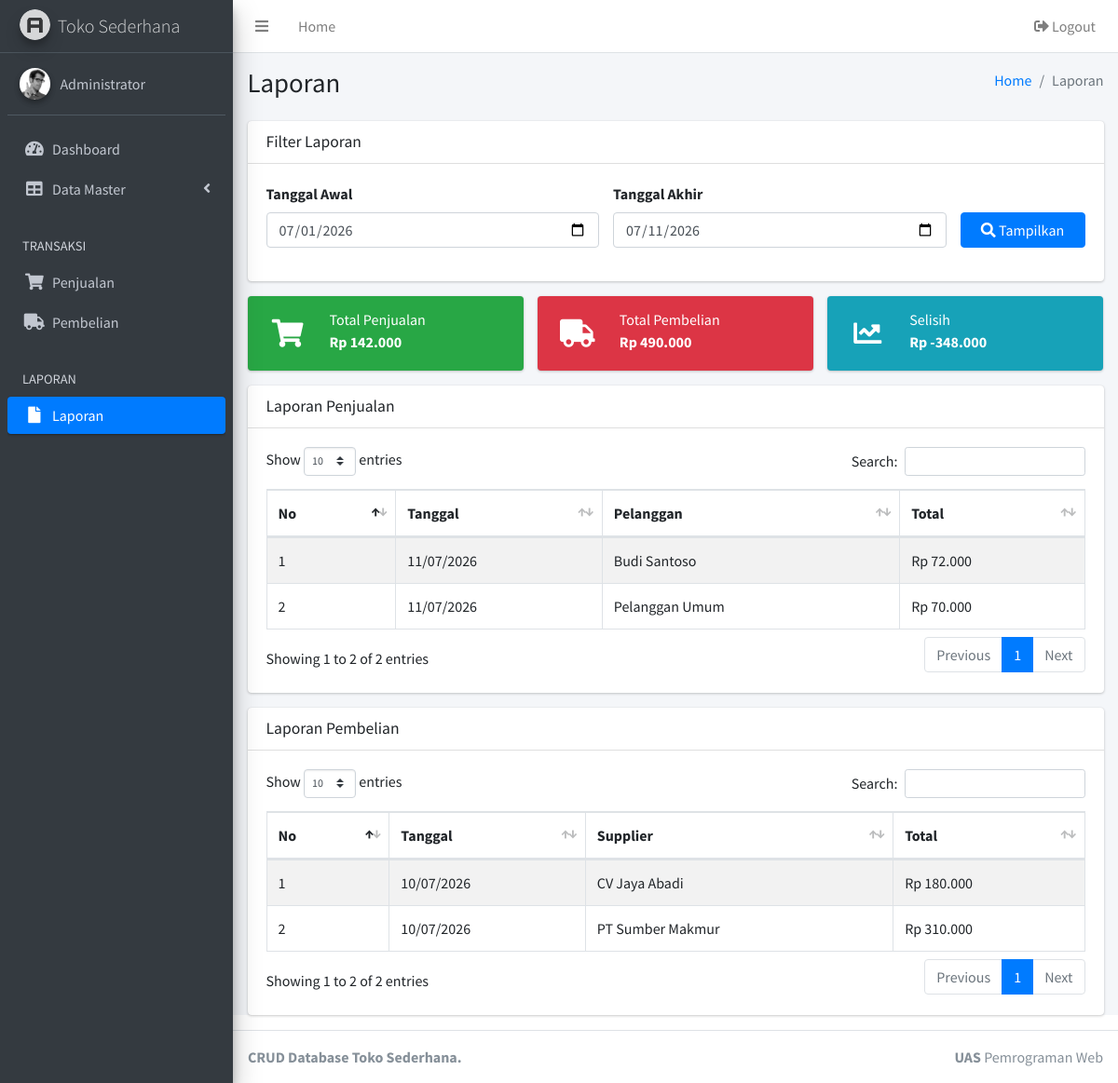
The app's page /laporan.php (signed in) with its own data.
### tables this page shows
CREATE TABLE `penjualan` (
  `id_penjualan` int(11) NOT NULL AUTO_INCREMENT,
  `tanggal` date NOT NULL,
  `id_pelanggan` int(11) DEFAULT NULL,
  `total` decimal(12,2) NOT NULL DEFAULT 0.00,
  PRIMARY KEY (`id_penjualan`),
  KEY `id_pelanggan` (`id_pelanggan`),
  CONSTRAINT `penjualan_ibfk_1` FOREIGN KEY (`id_pelanggan`) REFERENCES `pelanggan` (`id_pelanggan`) ON DELETE SET NULL ON UPDATE CASCADE
);

CREATE TABLE `pelanggan` (
  `id_pelanggan` int(11) NOT NULL AUTO_INCREMENT,
  `nama_pelanggan` varchar(100) NOT NULL,
  `telepon` varchar(20) DEFAULT NULL,
  `alamat` text DEFAULT NULL,
  PRIMARY KEY (`id_pelanggan`)
);

CREATE TABLE `pembelian` (
  `id_pembelian` int(11) NOT NULL AUTO_INCREMENT,
  `tanggal` date NOT NULL,
  `id_supplier` int(11) DEFAULT NULL,
  `total` decimal(12,2) NOT NULL DEFAULT 0.00,
  PRIMARY KEY (`id_pembelian`),
  KEY `id_supplier` (`id_supplier`),
  CONSTRAINT `pembelian_ibfk_1` FOREIGN KEY (`id_supplier`) REFERENCES `supplier` (`id_supplier`) ON DELETE SET NULL ON UPDATE CASCADE
);

CREATE TABLE `supplier` (
  `id_supplier` int(11) NOT NULL AUTO_INCREMENT,
  `nama_supplier` varchar(100) NOT NULL,
  `telepon` varchar(20) DEFAULT NULL,
  `alamat` text DEFAULT NULL,
  PRIMARY KEY (`id_supplier`)
);

### laporan.php (the view, shortened to what this page needs)
<?php
require_once 'app.php';
function valid_date_or_default($value, $default)
{
    $date = DateTime::createFromFormat('Y-m-d', $value);
    return $default;
}
$tanggalAwal = valid_date_or_default(isset($_GET['tanggal_awal']) ? $_GET['tanggal_awal'] : '', date('Y-m-01'));
$tanggalAkhir = valid_date_or_default(isset($_GET['tanggal_akhir']) ? $_GET['tanggal_akhir'] : '', date('Y-m-d'));
$stmt = mysqli_prepare($conn, "SELECT p.*, pl.nama_pelanggan FROM penjualan p LEFT JOIN pelanggan pl ON p.id_pelanggan = pl.id_pelanggan WHERE p.tanggal BETWEEN ? AND ? ORDER BY p.tanggal DESC, p.id_penjualan DESC");
mysqli_stmt_bind_param($stmt, 'ss', $tanggalAwal, $tanggalAkhir);
mysqli_stmt_execute($stmt);
$result = mysqli_stmt_get_result($stmt);
$penjualans = array();
while ($row = mysqli_fetch_assoc($result)) {
    $penjualans[] = $row;
}
$stmt = mysqli_prepare($conn, "SELECT p.*, s.nama_supplier FROM pembelian p LEFT JOIN supplier s ON p.id_supplier = s.id_supplier WHERE p.tanggal BETWEEN ? AND ? ORDER BY p.tanggal DESC, p.id_pembelian DESC");
mysqli_stmt_bind_param($stmt, 'ss', $tanggalAwal, $tanggalAkhir);
mysqli_stmt_execute($stmt);
$result = mysqli_stmt_get_result($stmt);
$pembelians = array();
while ($row = mysqli_fetch_assoc($result)) {
    $pembelians[] = $row;
}
$stmt = mysqli_prepare($conn, 'SELECT COALESCE(SUM(total), 0) AS total FROM penjualan WHERE tanggal BETWEEN ? AND ?');
mysqli_stmt_bind_param($stmt, 'ss', $tanggalAwal, $tanggalAkhir);
mysqli_stmt_execute($stmt);
$totalPenjualan = mysqli_fetch_assoc(mysqli_stmt_get_result($stmt));
$stmt = mysqli_prepare($conn, 'SELECT COALESCE(SUM(total), 0) AS total FROM pembelian WHERE tanggal BETWEEN ? AND ?');
mysqli_stmt_bind_param($stmt, 'ss', $tanggalAwal, $tanggalAkhir);
mysqli_stmt_execute($stmt);
$totalPembelian = mysqli_fetch_assoc(mysqli_stmt_get_result($stmt));
$labaKotor = (float) $totalPenjualan['total'] - (float) $totalPembelian['total'];
?>
<div class="card card-primary">
  <div class="card-header"><h3 class="card-title">Filter Laporan</h3></div>
  <form method="get">
    <div class="card-body">
      <div class="row">
        <div class="col-md-5">
          <div class="form-group"><label>Tanggal Awal</label><input type="date" name="tanggal_awal" class="form-control" value="<?= e($tanggalAwal); ?>"></div>
        </div>
        <div class="col-md-5">
          <div class="form-group"><label>Tanggal Akhir</label><input type="date" name="tanggal_akhir" class="form-control" value="<?= e($tanggalAkhir); ?>"></div>
        </div>
        <div class="col-md-2 d-flex align-items-end">
          <div class="form-group w-100"><button type="submit" class="btn btn-primary btn-block"><i class="fas fa-search"></i> Tampilkan</button></div>
        </div>
      </div>
    </div>
  </form>
</div>
<div class="row">
  <div class="col-md-4">
    <div class="info-box bg-success">
      <span class="info-box-icon"><i class="fas fa-shopping-cart"></i></span>
      <div class="info-box-content"><span class="info-box-text">Total Penjualan</span><span class="info-box-number"><?= rupiah($totalPenjualan['total']); ?></span></div>
    </div>
  </div>
  <div class="col-md-4">
    <div class="info-box bg-danger">
      <span class="info-box-icon"><i class="fas fa-truck"></i></span>
      <div class="info-box-content"><span class="info-box-text">Total Pembelian</span><span class="info-box-number"><?= rupiah($totalPembelian['total']); ?></span></div>
    </div>
  </div>
  <div class="col-md-4">
    <div class="info-box bg-info">
      <span class="info-box-icon"><i class="fas fa-chart-line"></i></span>
      <div class="info-box-content"><span class="info-box-text">Selisih</span><span class="info-box-number"><?= rupiah($labaKotor); ?></span></div>
    </div>
  </div>
</div>
<div class="card">
  <div class="card-header"><h3 class="card-title">Laporan Penjualan</h3></div>
  <div class="card-body table-responsive">
    <table class="table table-bordered table-striped datatable">
      <thead><tr><th>No</th><th>Tanggal</th><th>Pelanggan</th><th>Total</th></tr></thead>
      <tbody>
        <?php $no = 1; foreach ($penjualans as $row): ?>
          <tr><td><?= $no++; ?></td><td><?= tanggal($row['tanggal']); ?></td><td><?= e($row['nama_pelanggan'] ?: 'Umum'); ?></td><td><?= rupiah($row['total']); ?></td></tr>
        <?php endforeach; ?>
      </tbody>
    </table>
  </div>
</div>
<div class="card">
  <div class="card-header"><h3 class="card-title">Laporan Pembelian</h3></div>
  <div class="card-body table-responsive">
    <table class="table table-bordered table-striped datatable">
      <thead><tr><th>No</th><th>Tanggal</th><th>Supplier</th><th>Total</th></tr></thead>
      <tbody>
        <?php $no = 1; foreach ($pembelians as $row): ?>
          <tr><td><?= $no++; ?></td><td><?= tanggal($row['tanggal']); ?></td><td><?= e($row['nama_supplier']); ?></td><td><?= rupiah($row['total']); ?></td></tr>
        <?php endforeach; ?>
      </tbody>
    </table>
  </div>
</div>

### records on screen
penjualan: tanggal "11/07/2026", id_pelanggan.nama_pelanggan "Budi Santoso", total "Rp 72.000"
penjualan: tanggal "11/07/2026", id_pelanggan.nama_pelanggan "Pelanggan Umum", total "Rp 70.000"
pembelian: tanggal "10/07/2026", id_supplier.nama_supplier "CV Jaya Abadi", total "Rp 180.000"
pembelian: tanggal "10/07/2026", id_supplier.nama_supplier "PT Sumber Makmur", total "Rp 310.000"

### other values on screen
current_user_name() "Administrator"
$title "Laporan"
rupiah($totalPenjualan['total']) "Rp 142.000"
rupiah($totalPembelian['total']) "Rp 490.000"
rupiah($labaKotor) "Rp -348.000"
